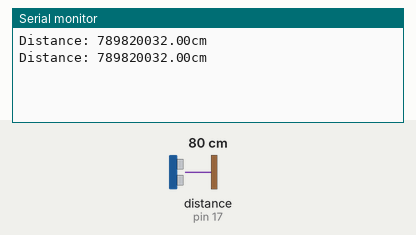
This sketch was run on a simulated Arduino Uno, built with avr-gcc and run on an emulated ATmega328P. Parts: the last lines printed to the serial monitor. Wiring (inferred from the names in the program): ultrasonic range finder: trigger pin 16; echo pin 17. The test bench sets the inputs (shaded band); at power-on: distance to the obstacle (sensor on pin 17) 80 cm. The echo pulse lasts 58.3 µs per cm.

Above: at 1.8 s.
1.9 s: distance to the obstacle (sensor on pin 17) set to 2 cm
At 2.8 s:
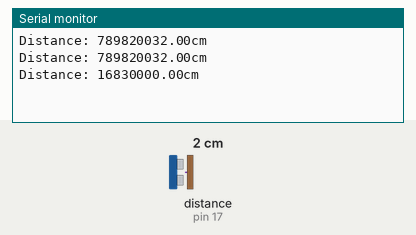
3.4 s: distance to the obstacle (sensor on pin 17) set to 4 cm
At 4.7 s:
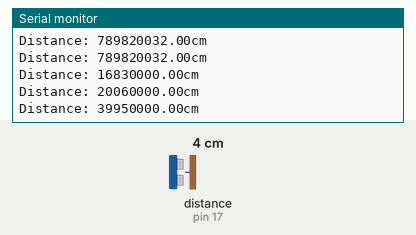
Timing chart, 0 to 6.4 s (numbered marks = the images above; inputs shaded):
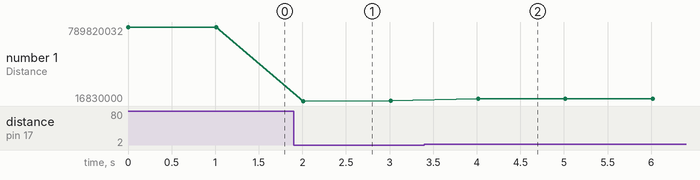

The sketch:

Project_1_Ultrasonic_Sensor.ino
```cpp
#include <stdio.h>
#define trig 16
#define echo 17
float t=0, d=0, scale=1000; //add scaling calculation here
char charVal[10];
String stringVal = " cm";

void setup()
{
 // Setup baud rate
 Serial.begin(9600);
 // Configure GPIO
 pinMode(trig,OUTPUT);
 pinMode(echo,INPUT);
}


void loop(void) {
    //Generate trig pulse to start
    digitalWrite(trig,LOW);
    delayMicroseconds(2);
    digitalWrite(trig,HIGH);
    delayMicroseconds(10);
    digitalWrite(trig,LOW);
    //measure TOF and compute distance
    t = pulseIn(echo, HIGH);
    d = scale* t * 340 / 2;
    // Use serial print to display result on serial monitor
    Serial.print("Distance: ");
    Serial.print(d);
    Serial.println("cm");
    delay (1000);
}
```

Measured:
- after the input at 1.9 s, the serial monitor: prints a new line after 0.11 s (image 1)
- after the input at 3.4 s, the serial monitor: prints a new line after 0.62 s (image 2)
- plotted number 1: 789820032 → 20060000 after the input at 1.9 s, 20060000 → 39950000 after the input at 3.4 s
